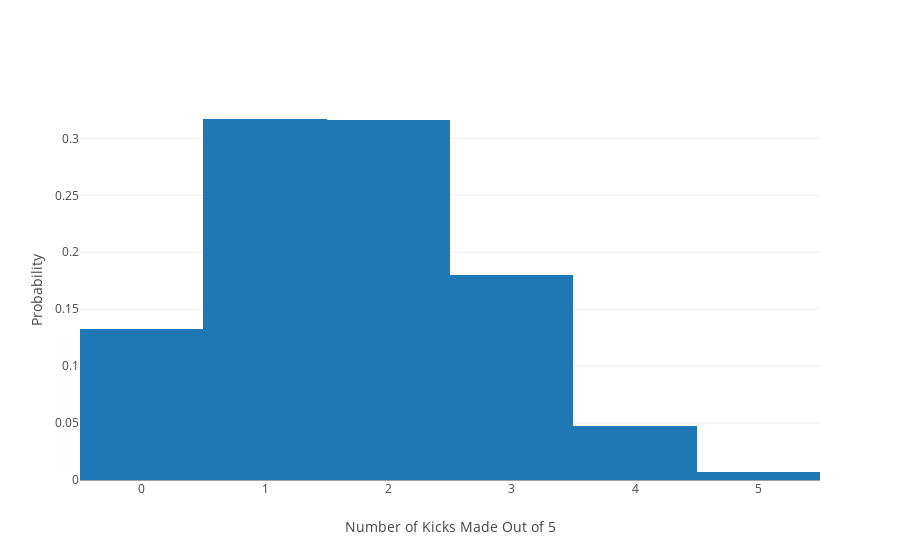

The cell this chart's notebook holds for it:
### Markdown cell above
Again, we'll check with a simulation

### Code cell
num_tests = 1000
kick_values = []

for test in range(num_tests):
    # Kick 5 times
    kick_1 = np.random.choice([1, 0], p=[kick_prob, (1-kick_prob)])
    kick_2 = np.random.choice([1, 0], p=[kick_prob, (1-kick_prob)])
    kick_3 = np.random.choice([1, 0], p=[kick_prob, (1-kick_prob)])
    kick_4 = np.random.choice([1, 0], p=[kick_prob, (1-kick_prob)])
    kick_5 = np.random.choice([1, 0], p=[kick_prob, (1-kick_prob)])
    
    # How many kicks did we get?
    kicks_made = kick_1 + kick_2 + kick_3 + kick_4 + kick_5
    
    # Put the number of kicks made into our list
    kick_values.append(kicks_made)

plot_data = [go.Histogram(x=kick_values, histnorm='probability')]

plot_layout = go.Layout(
    xaxis=dict(
        title='Number of Kicks Made Out of 5'
    ),
    yaxis=dict(
        title='Probability'
    )
)

fig = go.Figure(data=plot_data, layout=plot_layout)
iplot(fig)

### Figure 1 — Plotly figure (JSON) as saved in the notebook; plotly's stock layout.template omitted (floating-point values rounded to 4 significant figures; data arrays with more than 128 entries replaced by an {"elided": "..."} marker saying what was removed)
{"data": [{"histnorm": "probability", "type": "histogram", "uid": "57bb6b06-ca1e-11e8-9301-f0189801d286", "x": {"elided": "1000 int values"}}], "layout": {"xaxis": {"title": "Number of Kicks Made Out of 5"}, "yaxis": {"title": "Probability"}}}
